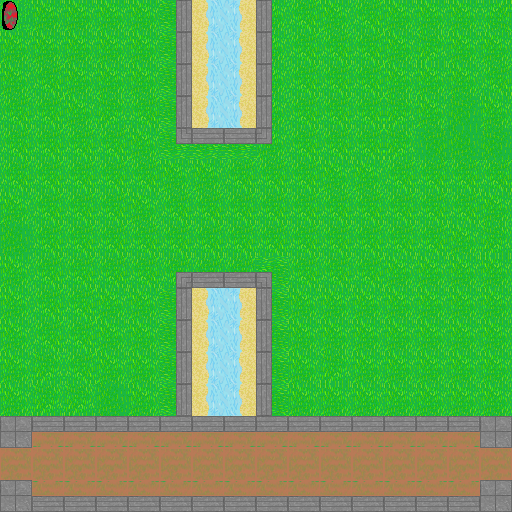

A level layout from a 2D game, rendered from its tile map. Below: a short description, then the map file with tile-grid data replaced by summaries:
An orthogonal 16x16 tile map with 32x32 px tiles, 1 tile layer (Tile Layer 1), 3 tilesets.

<map version="1.0" orientation="orthogonal" width="16" height="16" tilewidth="32" tileheight="32">
 <tileset firstgid="1" name="TileSet1" tilewidth="32" tileheight="32">
  <image source="TileSet1.png" width="160" height="160" />
  <tile id="3">
   <properties>
    <property name="blocked" value="blocked" />
   </properties>
  </tile>
  <tile id="4">
   <properties>
    <property name="blocked" value="" />
   </properties>
  </tile>
  <tile id="9">
   <properties>
    <property name="blocked" value="" />
   </properties>
  </tile>
  <tile id="10">
   <properties>
    <property name="blocked" value="blocked" />
   </properties>
  </tile>
  <tile id="11">
   <properties>
    <property name="blocked" value="blocked" />
   </properties>
  </tile>
  <tile id="12">
   <properties>
    <property name="blocked" value="blocked" />
   </properties>
  </tile>
  <tile id="14">
   <properties>
    <property name="blocked" value="" />
   </properties>
  </tile>
  <tile id="15">
   <properties>
    <property name="blocked" value="" />
   </properties>
  </tile>
  <tile id="16">
   <properties>
    <property name="blocked" value="" />
   </properties>
  </tile>
  <tile id="17">
   <properties>
    <property name="blocked" value="" />
   </properties>
  </tile>
  <tile id="18">
   <properties>
    <property name="blocked" value="" />
   </properties>
  </tile>
 </tileset>
 <tileset firstgid="26" name="spawnPoint" tilewidth="32" tileheight="32">
  <image source="../img/spawnPoint.png" width="32" height="32" />
  <tile id="0">
   <properties>
    <property name="spawn" value="" />
   </properties>
  </tile>
 </tileset>
 <tileset firstgid="27" name="testui" tilewidth="32" tileheight="32">
  <image source="temp.png" width="160" height="160" />
  <tile id="0">
   <properties>
    <property name="blocked" value="" />
   </properties>
  </tile>
  <tile id="3">
   <properties>
    <property name="blocked" value="" />
   </properties>
  </tile>
  <tile id="10">
   <properties>
    <property name="blocked" value="" />
   </properties>
  </tile>
  <tile id="12">
   <properties>
    <property name="blocked" value="" />
   </properties>
  </tile>
 </tileset>
 <layer name="Tile Layer 1" width="16" height="16">
  <data>[256 cells, 256 non-empty, 10 distinct tile ids]</data>
 </layer>
</map>
